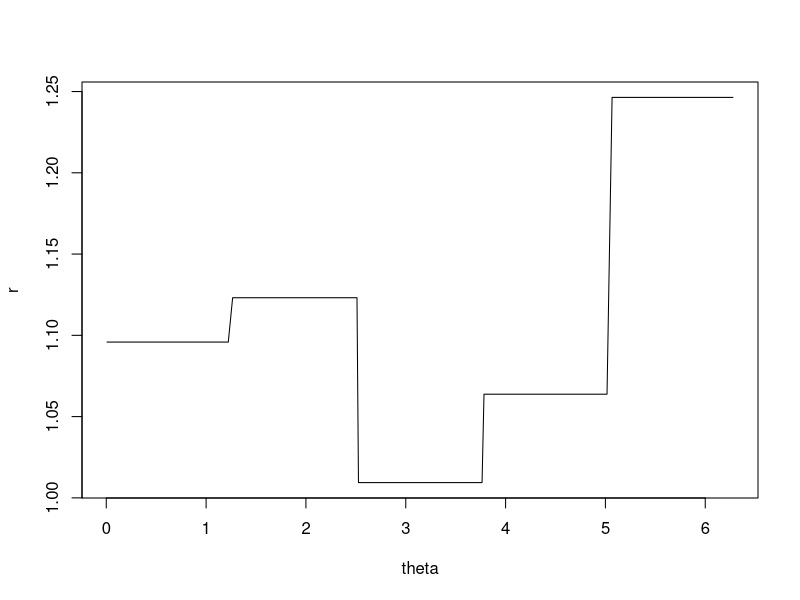
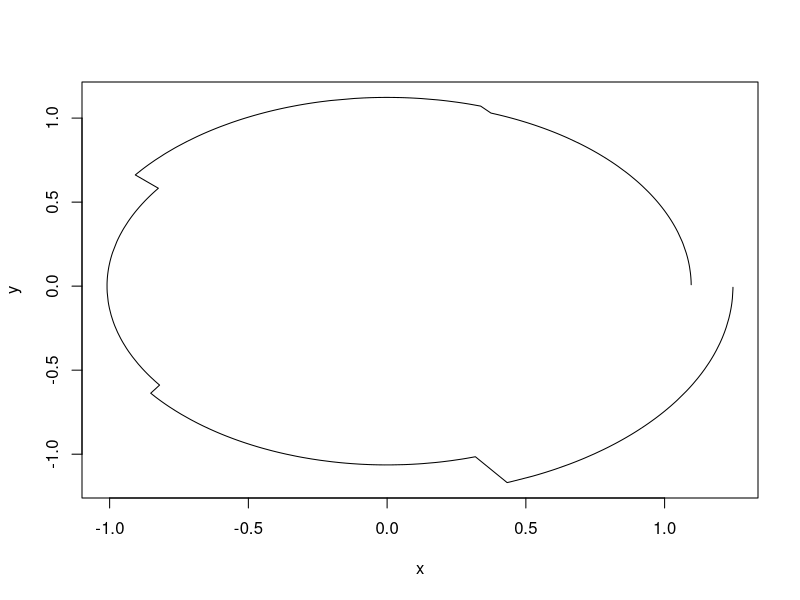

Write R code to recreate these figures, in order. (Note: this script raises an error after producing the figures.)


f <- function(theta, rs) {
  nrs <- length(rs)
  
  for (i in 1:nrs) {
    if (theta >= ((i - 1) * (2 * pi) / nrs) & theta < (i * 2 * pi / nrs)) {
      return (rs[i])
    } else if (theta == 2 * pi) {
      return (rs[nrs])
    }
  }
}
fv <- function(theta, rs) {
  sapply(theta, FUN = function(x) f(x, rs))
}

n <- 500
rs <- runif(5, 1, 1.25)

theta <- sort(runif(n, 0, 2 * pi))
r <- fv(theta, rs)

x <- r * cos(theta)
y <- r * sin(theta)

plot(r ~ theta, pch = 21, bg = 'white', cex = 0.75, type = 'l')
plot(y ~ x, pch = 21, bg = 'white', cex = 0.75, type = 'l')

plot(f(theta, 1, 2) ~ theta, type = 'l')

n <- 100
theta <- sort(runif(n, 0, 2 * pi))
r <- 4 + (0.21 * sin(5 * theta) +  0.11 * sin(3 * theta)) * theta * (theta - 2 * pi) * cos(3 * (sqrt(theta) - 5 * pi / 4))  + runif(n, -0.5, 0.5)

x <- r * cos(theta)
y <- r * sin(theta)

plot(r ~ theta, type = 'o', pch = 21, bg = 'white', cex = 0.5)
plot(y ~ x, type = 'p')


